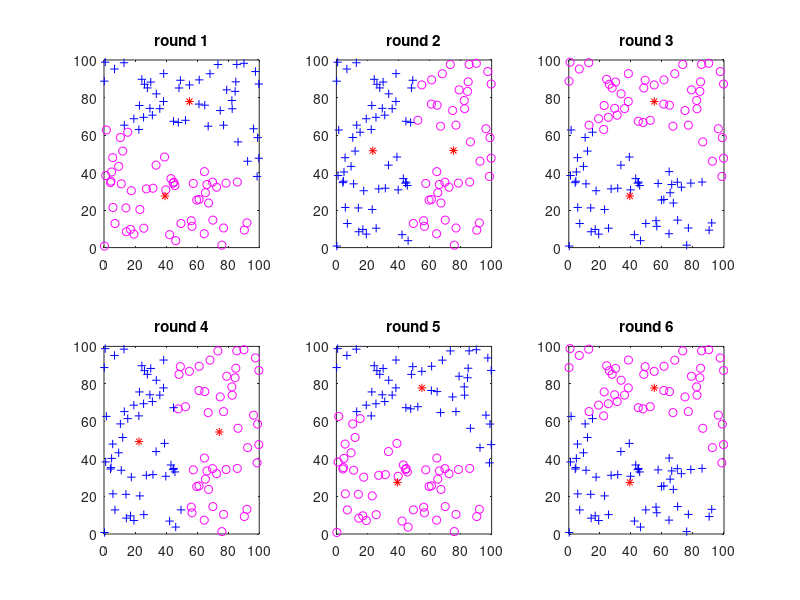

Write MATLAB code to recreate this figure.
%generate data
tic;
data=100*rand(100,2);
%do kmeans with round=6 k=2 t=30;
r=6;k=2;t=30;
for i=1:r
    [clusters  centroids]=kmeans(data,k,t);
    %plot figures in one picture
    index1=(clusters==1);
    index2=(clusters==2);
    subplot(2,3,i);plot(data(index1,1),data(index1,2),'mo',data(index2,1),data(index2,2),'b+',centroids(:,1),centroids(:,2),'r*');
    title(['round ',num2str(i)])
end
toc;